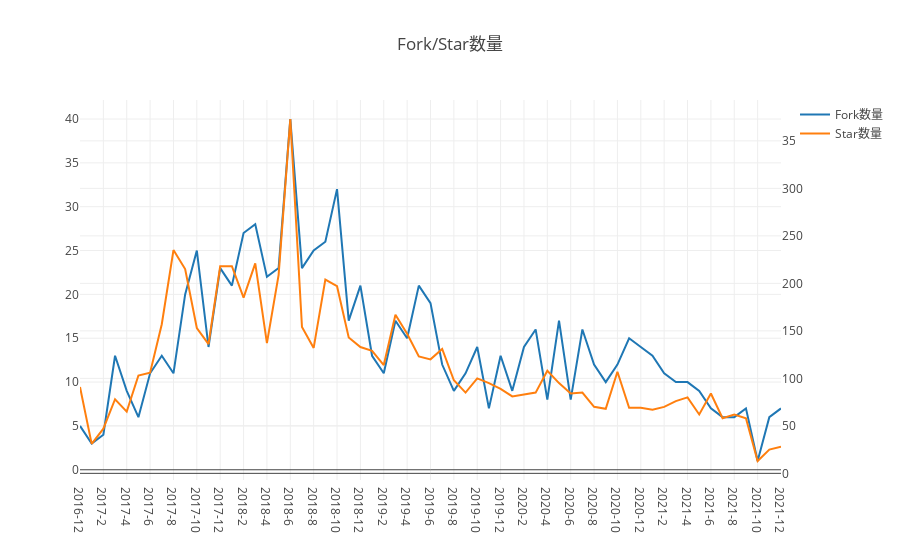

The notebook cell this image was saved under:
### Code cell
openDigger.render.plotly([
    {x: used_dates_print, y: fork_num, mode: 'scatter', name: 'Fork数量'},
    {x: used_dates_print, y: star_num, mode: 'scatter', name: 'Star数量', yaxis: 'y2'},
], {
    title: 'Fork/Star数量',
    yaxis2: { overlaying: 'y', side: 'right', anchor: 'x' },
    xaxis: {type: 'category'}
});
    
var table_items = []
for (var i = 0; i < print_dates.length; ++i) {
    table_items.push({'日期': used_dates_print[i], 
                      'Fork数量': fork_num[i], 
                      'Star数量': star_num[i]});
}
console.table(table_items);

### Figure 1 — Plotly figure (JSON) as saved in the notebook; plotly's stock layout.template omitted (floating-point values rounded to 4 significant figures)
{"data": [{"mode": "scatter", "name": "Fork数量", "x": ["2016-12", "2017-1", "2017-2", "2017-3", "2017-4", "2017-5", "2017-6", "2017-7", "2017-8", "2017-9", "2017-10", "2017-11", "2017-12", "2018-1", "2018-2", "2018-3", "2018-4", "2018-5", "2018-6", "2018-7", "2018-8", "2018-9", "2018-10", "2018-11", "2018-12", "2019-1", "2019-2", "2019-3", "2019-4", "2019-5", "2019-6", "2019-7", "2019-8", "2019-9", "2019-10", "2019-11", "2019-12", "2020-1", "2020-2", "2020-3", "2020-4", "2020-5", "2020-6", "2020-7", "2020-8", "2020-9", "2020-10", "2020-11", "2020-12", "2021-1", "2021-2", "2021-3", "2021-4", "2021-5", "2021-6", "2021-7", "2021-8", "2021-9", "2021-10", "2021-11", "2021-12"], "y": [5, 3, 4, 13, 9, 6, 11, 13, 11, 20, 25, 14, 23, 21, 27, 28, 22, 23, 40, 23, 25, 26, 32, 17, 21, 13, 11, 17, 15, 21, 19, 12, 9, 11, 14, 7, 13, 9, 14, 16, 8, 17, 8, 16, 12, 10, 12, 15, 14, 13, 11, 10, 10, 9, 7, 6, 6, 7, 1, 6, 7]}, {"mode": "scatter", "name": "Star数量", "x": ["2016-12", "2017-1", "2017-2", "2017-3", "2017-4", "2017-5", "2017-6", "2017-7", "2017-8", "2017-9", "2017-10", "2017-11", "2017-12", "2018-1", "2018-2", "2018-3", "2018-4", "2018-5", "2018-6", "2018-7", "2018-8", "2018-9", "2018-10", "2018-11", "2018-12", "2019-1", "2019-2", "2019-3", "2019-4", "2019-5", "2019-6", "2019-7", "2019-8", "2019-9", "2019-10", "2019-11", "2019-12", "2020-1", "2020-2", "2020-3", "2020-4", "2020-5", "2020-6", "2020-7", "2020-8", "2020-9", "2020-10", "2020-11", "2020-12", "2021-1", "2021-2", "2021-3", "2021-4", "2021-5", "2021-6", "2021-7", "2021-8", "2021-9", "2021-10", "2021-11", "2021-12"], "y": [91, 31, 47, 78, 65, 103, 106, 157, 235, 215, 153, 136, 218, 218, 185, 221, 137, 209, 373, 154, 132, 204, 197, 143, 133, 129, 114, 167, 147, 123, 120, 131, 98, 85, 100, 95, 89, 81, 83, 85, 108, 95, 84, 85, 70, 68, 107, 69, 69, 67, 70, 76, 80, 62, 84, 58, 62, 58, 13, 25, 28], "yaxis": "y2"}], "layout": {"autosize": true, "title": {"text": "Fork/Star数量"}, "xaxis": {"autorange": true, "range": [0, 60], "type": "category"}, "yaxis": {"autorange": true, "range": [-1.167, 42.17], "type": "linear"}, "yaxis2": {"anchor": "x", "autorange": true, "overlaying": "y", "range": [-7, 393], "side": "right", "type": "linear"}}}
